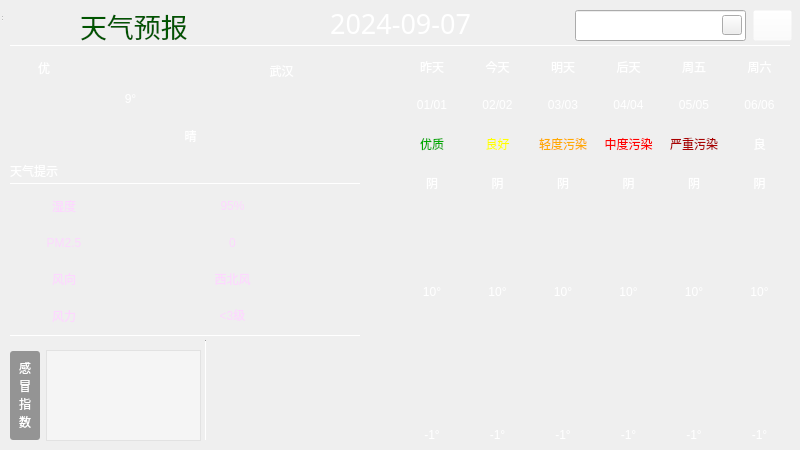
<?xml version="1.0" encoding="UTF-8"?>
<ui version="4.0">
 <class>MainWindow</class>
 <widget class="QWidget" name="MainWindow">
  <property name="geometry">
   <rect>
    <x>0</x>
    <y>0</y>
    <width>800</width>
    <height>450</height>
   </rect>
  </property>
  <property name="cursor">
   <cursorShape>ArrowCursor</cursorShape>
  </property>
  <property name="windowTitle">
   <string>MainWindow</string>
  </property>
  <widget class="QWidget" name="centralwidget" native="true">
   <property name="geometry">
    <rect>
     <x>0</x>
     <y>0</y>
     <width>800</width>
     <height>450</height>
    </rect>
   </property>
   <widget class="QWidget" name="widget" native="true">
    <property name="geometry">
     <rect>
      <x>0</x>
      <y>0</y>
      <width>800</width>
      <height>450</height>
     </rect>
    </property>
    <property name="styleSheet">
     <string notr="true">QWidget#widget{
border-image: url(:/weaUI/wealUI_HUBU.jpg);
color:rgb(255,255,255);
}
QLabel{
font:25 10pt &quot;Microsoft YaHei&quot;;
border-radius: 4px;
background-color: argb(60,60,60,130);
color: rgb(255,255,255);
}

Line{
background-color: rgb(0,85,0);
}</string>
    </property>
    <widget class="QLineEdit" name="cityLineEdit">
     <property name="geometry">
      <rect>
       <x>575</x>
       <y>10</y>
       <width>171</width>
       <height>31</height>
      </rect>
     </property>
    </widget>
    <widget class="QLabel" name="dateLb">
     <property name="geometry">
      <rect>
       <x>290</x>
       <y>3</y>
       <width>221</width>
       <height>41</height>
      </rect>
     </property>
     <property name="font">
      <font>
       <family>Adobe 黑体 Std R</family>
       <pointsize>20</pointsize>
       <weight>50</weight>
       <italic>false</italic>
       <bold>false</bold>
      </font>
     </property>
     <property name="styleSheet">
      <string notr="true">font: 20pt &quot;Adobe 黑体 Std R&quot;;
color: rgb(255,255,255);
background-color: rgb(255,255,255,0);</string>
     </property>
     <property name="text">
      <string>2024-09-07</string>
     </property>
     <property name="alignment">
      <set>Qt::AlignCenter</set>
     </property>
    </widget>
    <widget class="Line" name="hLine_1">
     <property name="geometry">
      <rect>
       <x>10</x>
       <y>45</y>
       <width>781</width>
       <height>1</height>
      </rect>
     </property>
     <property name="orientation">
      <enum>Qt::Horizontal</enum>
     </property>
    </widget>
    <widget class="Line" name="hLine_10">
     <property name="geometry">
      <rect>
       <x>10</x>
       <y>183</y>
       <width>351</width>
       <height>1</height>
      </rect>
     </property>
     <property name="orientation">
      <enum>Qt::Horizontal</enum>
     </property>
    </widget>
    <widget class="Line" name="hLine_11">
     <property name="geometry">
      <rect>
       <x>10</x>
       <y>335</y>
       <width>351</width>
       <height>1</height>
      </rect>
     </property>
     <property name="orientation">
      <enum>Qt::Horizontal</enum>
     </property>
    </widget>
    <widget class="QLabel" name="titleLb">
     <property name="geometry">
      <rect>
       <x>80</x>
       <y>10</y>
       <width>171</width>
       <height>31</height>
      </rect>
     </property>
     <property name="font">
      <font>
       <family>华文琥珀</family>
       <pointsize>20</pointsize>
       <weight>50</weight>
       <italic>false</italic>
       <bold>false</bold>
      </font>
     </property>
     <property name="styleSheet">
      <string notr="true">font: 20pt &quot;华文琥珀&quot;;
background-color: rgba(255,255,255,0);
color: rgb(0, 85, 0)</string>
     </property>
     <property name="text">
      <string>天气预报</string>
     </property>
    </widget>
    <widget class="QWidget" name="gridLayoutWidget">
     <property name="geometry">
      <rect>
       <x>10</x>
       <y>190</y>
       <width>331</width>
       <height>141</height>
      </rect>
     </property>
     <layout class="QGridLayout" name="gridLayout">
      <item row="3" column="1" colspan="2">
       <widget class="QLabel" name="flLb">
        <property name="styleSheet">
         <string notr="true">color: rgb(253, 216, 255);
font: 16pt &quot;楷体&quot;;</string>
        </property>
        <property name="text">
         <string>&lt;3级</string>
        </property>
        <property name="alignment">
         <set>Qt::AlignCenter</set>
        </property>
       </widget>
      </item>
      <item row="2" column="1" colspan="2">
       <widget class="QLabel" name="fxLb">
        <property name="styleSheet">
         <string notr="true">color: rgb(253, 216, 255);
font: 16pt &quot;楷体&quot;;</string>
        </property>
        <property name="text">
         <string>西北风</string>
        </property>
        <property name="alignment">
         <set>Qt::AlignCenter</set>
        </property>
       </widget>
      </item>
      <item row="2" column="0">
       <widget class="QLabel" name="fxTitleLb">
        <property name="styleSheet">
         <string notr="true">color: rgb(253, 216, 255);
font: 16pt &quot;楷体&quot;;</string>
        </property>
        <property name="text">
         <string>风向</string>
        </property>
        <property name="alignment">
         <set>Qt::AlignCenter</set>
        </property>
       </widget>
      </item>
      <item row="1" column="0">
       <widget class="QLabel" name="pm25TitleLb">
        <property name="styleSheet">
         <string notr="true">color: rgb(253, 216, 255);
font: 16pt &quot;楷体&quot;;</string>
        </property>
        <property name="text">
         <string>PM2.5</string>
        </property>
        <property name="alignment">
         <set>Qt::AlignCenter</set>
        </property>
       </widget>
      </item>
      <item row="3" column="0">
       <widget class="QLabel" name="flTitleLb">
        <property name="styleSheet">
         <string notr="true">color: rgb(253, 216, 255);
font: 16pt &quot;楷体&quot;;</string>
        </property>
        <property name="text">
         <string>风力</string>
        </property>
        <property name="alignment">
         <set>Qt::AlignCenter</set>
        </property>
       </widget>
      </item>
      <item row="1" column="1" colspan="2">
       <widget class="QLabel" name="pm25Lb">
        <property name="styleSheet">
         <string notr="true">color: rgb(253, 216, 255);
font: 16pt &quot;楷体&quot;;</string>
        </property>
        <property name="text">
         <string>0</string>
        </property>
        <property name="alignment">
         <set>Qt::AlignCenter</set>
        </property>
       </widget>
      </item>
      <item row="0" column="0">
       <widget class="QLabel" name="shiduTitleLb">
        <property name="styleSheet">
         <string notr="true">color: rgb(253, 216, 255);
font: 16pt &quot;楷体&quot;;</string>
        </property>
        <property name="text">
         <string>湿度</string>
        </property>
        <property name="alignment">
         <set>Qt::AlignCenter</set>
        </property>
       </widget>
      </item>
      <item row="0" column="1" colspan="2">
       <widget class="QLabel" name="shiduLb_2">
        <property name="styleSheet">
         <string notr="true">color: rgb(253, 216, 255);
font: 16pt &quot;楷体&quot;;</string>
        </property>
        <property name="text">
         <string>95%</string>
        </property>
        <property name="alignment">
         <set>Qt::AlignCenter</set>
        </property>
       </widget>
      </item>
     </layout>
    </widget>
    <widget class="QWidget" name="gridLayoutWidget_2">
     <property name="geometry">
      <rect>
       <x>160</x>
       <y>50</y>
       <width>160</width>
       <height>42</height>
      </rect>
     </property>
     <layout class="QGridLayout" name="gridLayout_2">
      <item row="0" column="0">
       <widget class="QLabel" name="label">
        <property name="styleSheet">
         <string notr="true">background-color: rgba(60, 60, 60, 0);
image: url(:/weatherIco/location.ico);</string>
        </property>
        <property name="text">
         <string/>
        </property>
       </widget>
      </item>
      <item row="0" column="1">
       <widget class="QLabel" name="cityLb">
        <property name="styleSheet">
         <string notr="true">font: 25 16pt &quot;Microsoft YaHei UI&quot;;
color:rgb(255, 255, 255);
background-color: rgba(60, 60, 60, 0);</string>
        </property>
        <property name="text">
         <string>武汉</string>
        </property>
        <property name="alignment">
         <set>Qt::AlignCenter</set>
        </property>
       </widget>
      </item>
     </layout>
    </widget>
    <widget class="QWidget" name="gridLayoutWidget_3">
     <property name="geometry">
      <rect>
       <x>400</x>
       <y>50</y>
       <width>391</width>
       <height>401</height>
      </rect>
     </property>
     <layout class="QGridLayout" name="gridLayout_3">
      <property name="horizontalSpacing">
       <number>2</number>
      </property>
      <item row="7" column="3">
       <widget class="QLabel" name="high3Lb">
        <property name="text">
         <string>10°</string>
        </property>
        <property name="alignment">
         <set>Qt::AlignCenter</set>
        </property>
       </widget>
      </item>
      <item row="11" column="5">
       <widget class="QLabel" name="low5Lb">
        <property name="text">
         <string>-1°</string>
        </property>
        <property name="alignment">
         <set>Qt::AlignCenter</set>
        </property>
       </widget>
      </item>
      <item row="2" column="1">
       <widget class="QLabel" name="quality1Lb">
        <property name="styleSheet">
         <string notr="true">color: rgb(255, 255, 0);</string>
        </property>
        <property name="text">
         <string>良好</string>
        </property>
        <property name="alignment">
         <set>Qt::AlignCenter</set>
        </property>
       </widget>
      </item>
      <item row="5" column="2" rowspan="2">
       <widget class="QLabel" name="typeIco2Lb">
        <property name="styleSheet">
         <string notr="true">image: url(:/day/day/小雨.png);</string>
        </property>
        <property name="text">
         <string/>
        </property>
        <property name="alignment">
         <set>Qt::AlignCenter</set>
        </property>
       </widget>
      </item>
      <item row="5" column="3" rowspan="2">
       <widget class="QLabel" name="typeIco3Lb">
        <property name="styleSheet">
         <string notr="true">image: url(:/day/day/小雨.png);</string>
        </property>
        <property name="text">
         <string/>
        </property>
        <property name="alignment">
         <set>Qt::AlignCenter</set>
        </property>
       </widget>
      </item>
      <item row="11" column="1">
       <widget class="QLabel" name="low1Lb">
        <property name="text">
         <string>-1°</string>
        </property>
        <property name="alignment">
         <set>Qt::AlignCenter</set>
        </property>
       </widget>
      </item>
      <item row="11" column="3">
       <widget class="QLabel" name="low3Lb">
        <property name="text">
         <string>-1°</string>
        </property>
        <property name="alignment">
         <set>Qt::AlignCenter</set>
        </property>
       </widget>
      </item>
      <item row="7" column="5">
       <widget class="QLabel" name="high5Lb">
        <property name="text">
         <string>10°</string>
        </property>
        <property name="alignment">
         <set>Qt::AlignCenter</set>
        </property>
       </widget>
      </item>
      <item row="11" column="0">
       <widget class="QLabel" name="low0Lb">
        <property name="text">
         <string>-1°</string>
        </property>
        <property name="alignment">
         <set>Qt::AlignCenter</set>
        </property>
       </widget>
      </item>
      <item row="2" column="2">
       <widget class="QLabel" name="quality2Lb">
        <property name="styleSheet">
         <string notr="true">color: rgb(255, 170, 0);</string>
        </property>
        <property name="text">
         <string>轻度污染</string>
        </property>
        <property name="alignment">
         <set>Qt::AlignCenter</set>
        </property>
       </widget>
      </item>
      <item row="0" column="4">
       <widget class="QLabel" name="week4Lb">
        <property name="text">
         <string>周五</string>
        </property>
        <property name="alignment">
         <set>Qt::AlignCenter</set>
        </property>
       </widget>
      </item>
      <item row="11" column="2">
       <widget class="QLabel" name="low2Lb">
        <property name="text">
         <string>-1°</string>
        </property>
        <property name="alignment">
         <set>Qt::AlignCenter</set>
        </property>
       </widget>
      </item>
      <item row="5" column="0" rowspan="2">
       <widget class="QLabel" name="typeIco0Lb">
        <property name="styleSheet">
         <string notr="true">image: url(:/day/day/小雨.png);</string>
        </property>
        <property name="text">
         <string/>
        </property>
        <property name="alignment">
         <set>Qt::AlignCenter</set>
        </property>
       </widget>
      </item>
      <item row="2" column="0">
       <widget class="QLabel" name="quality0Lb">
        <property name="styleSheet">
         <string notr="true">color: rgb(0, 170, 0);</string>
        </property>
        <property name="text">
         <string>优质</string>
        </property>
        <property name="alignment">
         <set>Qt::AlignCenter</set>
        </property>
       </widget>
      </item>
      <item row="7" column="1">
       <widget class="QLabel" name="high1Lb">
        <property name="text">
         <string>10°</string>
        </property>
        <property name="alignment">
         <set>Qt::AlignCenter</set>
        </property>
       </widget>
      </item>
      <item row="7" column="2">
       <widget class="QLabel" name="high2Lb">
        <property name="text">
         <string>10°</string>
        </property>
        <property name="alignment">
         <set>Qt::AlignCenter</set>
        </property>
       </widget>
      </item>
      <item row="0" column="0">
       <widget class="QLabel" name="week0Lb">
        <property name="text">
         <string>昨天</string>
        </property>
        <property name="alignment">
         <set>Qt::AlignCenter</set>
        </property>
       </widget>
      </item>
      <item row="0" column="1">
       <widget class="QLabel" name="week1Lb">
        <property name="text">
         <string>今天</string>
        </property>
        <property name="alignment">
         <set>Qt::AlignCenter</set>
        </property>
       </widget>
      </item>
      <item row="5" column="4" rowspan="2">
       <widget class="QLabel" name="typeIco4Lb">
        <property name="styleSheet">
         <string notr="true">image: url(:/day/day/小雨.png);</string>
        </property>
        <property name="text">
         <string/>
        </property>
        <property name="alignment">
         <set>Qt::AlignCenter</set>
        </property>
       </widget>
      </item>
      <item row="11" column="4">
       <widget class="QLabel" name="low4Lb">
        <property name="text">
         <string>-1°</string>
        </property>
        <property name="alignment">
         <set>Qt::AlignCenter</set>
        </property>
       </widget>
      </item>
      <item row="2" column="3">
       <widget class="QLabel" name="quality3Lb">
        <property name="styleSheet">
         <string notr="true">color: rgb(255, 0, 0);</string>
        </property>
        <property name="text">
         <string>中度污染</string>
        </property>
        <property name="alignment">
         <set>Qt::AlignCenter</set>
        </property>
       </widget>
      </item>
      <item row="5" column="5" rowspan="2">
       <widget class="QLabel" name="typeIco5Lb">
        <property name="styleSheet">
         <string notr="true">image: url(:/day/day/小雨.png);</string>
        </property>
        <property name="text">
         <string/>
        </property>
        <property name="alignment">
         <set>Qt::AlignCenter</set>
        </property>
       </widget>
      </item>
      <item row="1" column="3">
       <widget class="QLabel" name="date3Lb">
        <property name="text">
         <string>04/04</string>
        </property>
        <property name="alignment">
         <set>Qt::AlignCenter</set>
        </property>
       </widget>
      </item>
      <item row="0" column="5">
       <widget class="QLabel" name="week5Lb">
        <property name="text">
         <string>周六</string>
        </property>
        <property name="alignment">
         <set>Qt::AlignCenter</set>
        </property>
       </widget>
      </item>
      <item row="1" column="0">
       <widget class="QLabel" name="date0Lb">
        <property name="text">
         <string>01/01</string>
        </property>
        <property name="alignment">
         <set>Qt::AlignCenter</set>
        </property>
       </widget>
      </item>
      <item row="2" column="4">
       <widget class="QLabel" name="quality4Lb">
        <property name="styleSheet">
         <string notr="true">color: rgb(170, 0, 0);</string>
        </property>
        <property name="text">
         <string>严重污染</string>
        </property>
        <property name="alignment">
         <set>Qt::AlignCenter</set>
        </property>
       </widget>
      </item>
      <item row="1" column="2">
       <widget class="QLabel" name="date2Lb">
        <property name="text">
         <string>03/03</string>
        </property>
        <property name="alignment">
         <set>Qt::AlignCenter</set>
        </property>
       </widget>
      </item>
      <item row="1" column="5">
       <widget class="QLabel" name="date5Lb">
        <property name="text">
         <string>06/06</string>
        </property>
        <property name="alignment">
         <set>Qt::AlignCenter</set>
        </property>
       </widget>
      </item>
      <item row="5" column="1" rowspan="2">
       <widget class="QLabel" name="typeIco1Lb">
        <property name="styleSheet">
         <string notr="true">image: url(:/day/day/小雨.png);</string>
        </property>
        <property name="text">
         <string/>
        </property>
        <property name="alignment">
         <set>Qt::AlignCenter</set>
        </property>
       </widget>
      </item>
      <item row="2" column="5">
       <widget class="QLabel" name="quality5Lb">
        <property name="text">
         <string>良</string>
        </property>
        <property name="alignment">
         <set>Qt::AlignCenter</set>
        </property>
       </widget>
      </item>
      <item row="8" column="0" rowspan="3" colspan="6">
       <widget class="QLabel" name="curveLb">
        <property name="text">
         <string/>
        </property>
        <property name="alignment">
         <set>Qt::AlignCenter</set>
        </property>
       </widget>
      </item>
      <item row="0" column="2">
       <widget class="QLabel" name="week2Lb">
        <property name="text">
         <string>明天</string>
        </property>
        <property name="alignment">
         <set>Qt::AlignCenter</set>
        </property>
       </widget>
      </item>
      <item row="1" column="4">
       <widget class="QLabel" name="date4Lb">
        <property name="text">
         <string>05/05</string>
        </property>
        <property name="alignment">
         <set>Qt::AlignCenter</set>
        </property>
       </widget>
      </item>
      <item row="0" column="3">
       <widget class="QLabel" name="week3Lb">
        <property name="text">
         <string>后天</string>
        </property>
        <property name="alignment">
         <set>Qt::AlignCenter</set>
        </property>
       </widget>
      </item>
      <item row="1" column="1">
       <widget class="QLabel" name="date1Lb">
        <property name="text">
         <string>02/02</string>
        </property>
        <property name="alignment">
         <set>Qt::AlignCenter</set>
        </property>
       </widget>
      </item>
      <item row="7" column="0">
       <widget class="QLabel" name="high0Lb">
        <property name="text">
         <string>10°</string>
        </property>
        <property name="alignment">
         <set>Qt::AlignCenter</set>
        </property>
       </widget>
      </item>
      <item row="7" column="4">
       <widget class="QLabel" name="high4Lb">
        <property name="text">
         <string>10°</string>
        </property>
        <property name="alignment">
         <set>Qt::AlignCenter</set>
        </property>
       </widget>
      </item>
      <item row="3" column="0">
       <widget class="QLabel" name="type0Lb">
        <property name="text">
         <string>阴</string>
        </property>
        <property name="alignment">
         <set>Qt::AlignCenter</set>
        </property>
       </widget>
      </item>
      <item row="3" column="1">
       <widget class="QLabel" name="type1Lb">
        <property name="text">
         <string>阴</string>
        </property>
        <property name="alignment">
         <set>Qt::AlignCenter</set>
        </property>
       </widget>
      </item>
      <item row="3" column="2">
       <widget class="QLabel" name="type2Lb">
        <property name="text">
         <string>阴</string>
        </property>
        <property name="alignment">
         <set>Qt::AlignCenter</set>
        </property>
       </widget>
      </item>
      <item row="3" column="3">
       <widget class="QLabel" name="type3Lb">
        <property name="text">
         <string>阴</string>
        </property>
        <property name="alignment">
         <set>Qt::AlignCenter</set>
        </property>
       </widget>
      </item>
      <item row="3" column="4">
       <widget class="QLabel" name="type4Lb">
        <property name="text">
         <string>阴</string>
        </property>
        <property name="alignment">
         <set>Qt::AlignCenter</set>
        </property>
       </widget>
      </item>
      <item row="3" column="5">
       <widget class="QLabel" name="type5Lb">
        <property name="text">
         <string>阴</string>
        </property>
        <property name="alignment">
         <set>Qt::AlignCenter</set>
        </property>
       </widget>
      </item>
     </layout>
    </widget>
    <widget class="QLabel" name="leafLb">
     <property name="geometry">
      <rect>
       <x>18</x>
       <y>58</y>
       <width>20</width>
       <height>20</height>
      </rect>
     </property>
     <property name="styleSheet">
      <string notr="true">image: url(:/weatherIco/leaf.ico);
background-color: argb(255, 255, 255，0);</string>
     </property>
     <property name="text">
      <string/>
     </property>
    </widget>
    <widget class="QLabel" name="qualityLb">
     <property name="geometry">
      <rect>
       <x>38</x>
       <y>58</y>
       <width>56</width>
       <height>20</height>
      </rect>
     </property>
     <property name="styleSheet">
      <string notr="true">background-color: argb(255, 255, 255, 0);R</string>
     </property>
     <property name="text">
      <string>优</string>
     </property>
    </widget>
    <widget class="QLabel" name="temLb">
     <property name="geometry">
      <rect>
       <x>10</x>
       <y>50</y>
       <width>241</width>
       <height>97</height>
      </rect>
     </property>
     <property name="styleSheet">
      <string notr="true">color: rgb(255, 255, 255);
font: 50pt &quot;Arial&quot;;</string>
     </property>
     <property name="text">
      <string>9°</string>
     </property>
     <property name="alignment">
      <set>Qt::AlignCenter</set>
     </property>
    </widget>
    <widget class="QLabel" name="typeLb">
     <property name="geometry">
      <rect>
       <x>140</x>
       <y>120</y>
       <width>101</width>
       <height>31</height>
      </rect>
     </property>
     <property name="styleSheet">
      <string notr="true">color: rgb(255, 255, 255);
background-color: argb(60, 60, 60, 0);</string>
     </property>
     <property name="text">
      <string>晴</string>
     </property>
     <property name="alignment">
      <set>Qt::AlignCenter</set>
     </property>
    </widget>
    <widget class="QLabel" name="noticeLb">
     <property name="geometry">
      <rect>
       <x>10</x>
       <y>160</y>
       <width>351</width>
       <height>21</height>
      </rect>
     </property>
     <property name="styleSheet">
      <string notr="true">color: rgb(255, 255, 255);
background-color: rgba(60, 60, 60, 0);</string>
     </property>
     <property name="text">
      <string>天气提示</string>
     </property>
    </widget>
    <widget class="QWidget" name="gridLayoutWidget_4">
     <property name="geometry">
      <rect>
       <x>10</x>
       <y>350</y>
       <width>191</width>
       <height>91</height>
      </rect>
     </property>
     <layout class="QGridLayout" name="gridLayout_4">
      <item row="0" column="0">
       <widget class="QLabel" name="label_2">
        <property name="minimumSize">
         <size>
          <width>30</width>
          <height>89</height>
         </size>
        </property>
        <property name="maximumSize">
         <size>
          <width>30</width>
          <height>89</height>
         </size>
        </property>
        <property name="styleSheet">
         <string notr="true">background-color: rgba(60, 60, 60, 130);
border-radius: 3px;
color: rgb(255, 255, 255);</string>
        </property>
        <property name="text">
         <string>&lt;html&gt;&lt;head/&gt;&lt;body&gt;&lt;p&gt;感&lt;br/&gt;冒&lt;br/&gt;指&lt;br/&gt;数&lt;/p&gt;&lt;/body&gt;&lt;/html&gt;</string>
        </property>
        <property name="alignment">
         <set>Qt::AlignCenter</set>
        </property>
       </widget>
      </item>
      <item row="0" column="1">
       <widget class="QTextBrowser" name="ganmaoBrowser">
        <property name="styleSheet">
         <string notr="true">background-color: rgba(255, 255, 255, 100);</string>
        </property>
       </widget>
      </item>
     </layout>
    </widget>
    <widget class="Line" name="vLine_1">
     <property name="geometry">
      <rect>
       <x>205</x>
       <y>340</y>
       <width>1</width>
       <height>101</height>
      </rect>
     </property>
     <property name="orientation">
      <enum>Qt::Vertical</enum>
     </property>
    </widget>
    <widget class="QToolButton" name="searchBt">
     <property name="geometry">
      <rect>
       <x>722</x>
       <y>15</y>
       <width>20</width>
       <height>20</height>
      </rect>
     </property>
     <property name="cursor">
      <cursorShape>PointingHandCursor</cursorShape>
     </property>
     <property name="styleSheet">
      <string notr="true">border-image: url(:/weatherIco/search.ico);</string>
     </property>
     <property name="text">
      <string/>
     </property>
    </widget>
    <widget class="QToolButton" name="refreshBt">
     <property name="geometry">
      <rect>
       <x>753</x>
       <y>10</y>
       <width>39</width>
       <height>31</height>
      </rect>
     </property>
     <property name="styleSheet">
      <string notr="true">image: url(:/weatherIco/refresh.ico);
background-color: rgba(255, 255, 255, 0);</string>
     </property>
     <property name="text">
      <string/>
     </property>
     <property name="icon">
      <iconset>
       <normaloff>:/weatherIco/refresh.ico</normaloff>:/weatherIco/refresh.ico</iconset>
     </property>
     <property name="iconSize">
      <size>
       <width>31</width>
       <height>31</height>
      </size>
     </property>
    </widget>
    <widget class="QLabel" name="sunRiseSetLb">
     <property name="geometry">
      <rect>
       <x>210</x>
       <y>340</y>
       <width>150</width>
       <height>100</height>
      </rect>
     </property>
     <property name="text">
      <string/>
     </property>
    </widget>
    <zorder>dateLb</zorder>
    <zorder>hLine_1</zorder>
    <zorder>hLine_10</zorder>
    <zorder>hLine_11</zorder>
    <zorder>titleLb</zorder>
    <zorder>gridLayoutWidget</zorder>
    <zorder>gridLayoutWidget_2</zorder>
    <zorder>gridLayoutWidget_3</zorder>
    <zorder>leafLb</zorder>
    <zorder>qualityLb</zorder>
    <zorder>temLb</zorder>
    <zorder>typeLb</zorder>
    <zorder>noticeLb</zorder>
    <zorder>gridLayoutWidget_4</zorder>
    <zorder>vLine_1</zorder>
    <zorder>refreshBt</zorder>
    <zorder>sunRiseSetLb</zorder>
    <zorder>cityLineEdit</zorder>
    <zorder>searchBt</zorder>
   </widget>
  </widget>
  <widget class="QStatusBar" name="statusbar">
   <property name="geometry">
    <rect>
     <x>0</x>
     <y>0</y>
     <width>3</width>
     <height>22</height>
    </rect>
   </property>
  </widget>
 </widget>
 <resources/>
 <connections/>
</ui>
